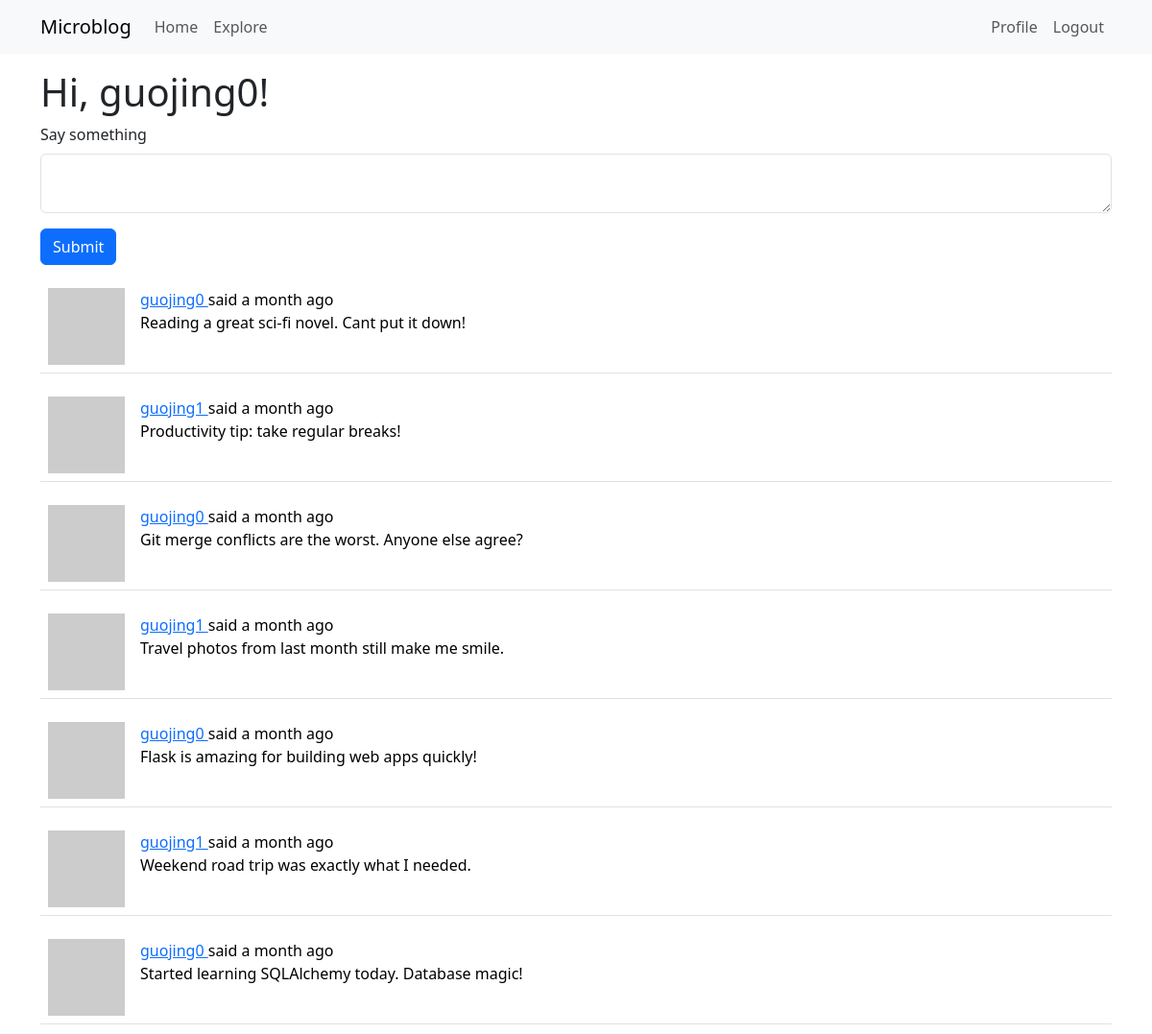
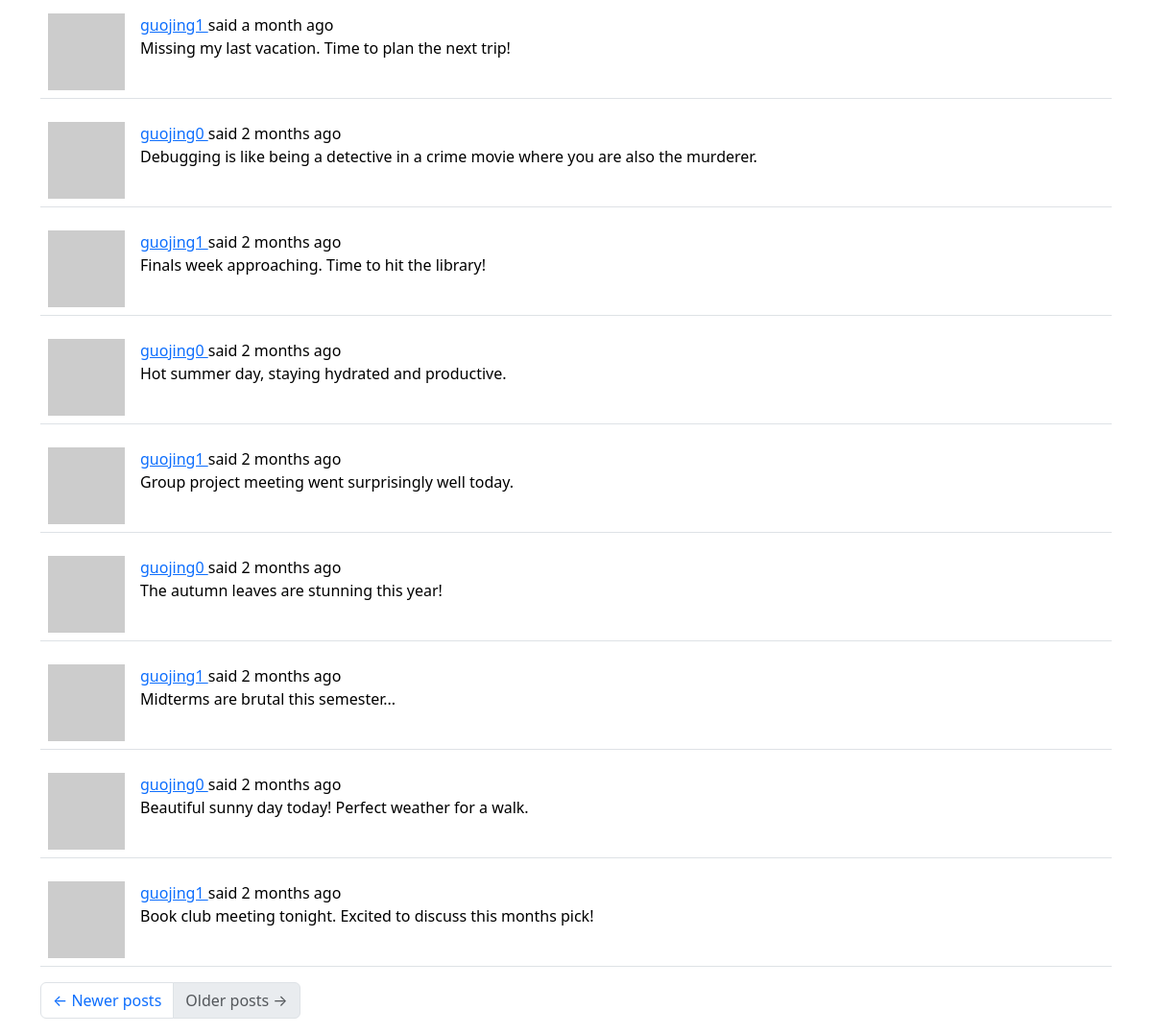
Screenshot of /index?page=2 (signed in) with the database file from the repository (2 pictures, top to bottom).
### app/models.py (models this page shows, shortened)
class User(UserMixin, db.Model):
    id: orm.Mapped[int] = orm.mapped_column(primary_key=True)
    username: orm.Mapped[str] = orm.mapped_column(
        sa.String(64), index=True, unique=True
    )
    email: orm.Mapped[str] = orm.mapped_column(sa.String(120), index=True, unique=True)
    password_hash: orm.Mapped[str | None] = orm.mapped_column(sa.String(256))
    posts: orm.WriteOnlyMapped["Post"] = orm.relationship(back_populates="author")
    about_me: orm.Mapped[str | None] = orm.mapped_column(sa.String(140))
    last_seen: orm.Mapped[datetime | None] = orm.mapped_column(
        default=lambda: datetime.now(UTC)
    )
    following: orm.WriteOnlyMapped["User"] = orm.relationship(
        secondary=followers,
        primaryjoin=(followers.c.follower_id == id),
        secondaryjoin=(followers.c.followed_id == id),
        back_populates="followers",
    )
    followers: orm.WriteOnlyMapped["User"] = orm.relationship(
        secondary=followers,
        primaryjoin=(followers.c.followed_id == id),
        secondaryjoin=(followers.c.follower_id == id),
        back_populates="following",
    )
    def avatar(self, size):
        digest = md5(self.email.lower().encode("utf-8")).hexdigest()
        return f"https://www.gravatar.com/avatar/{digest}?d=identicon&s={size}"
    def following_posts(self):
        Author = orm.aliased(User)
        Follower = orm.aliased(User)
        return (
            sa.select(Post)
            .join(Post.author.of_type(Author))
            .join(Author.followers.of_type(Follower), isouter=True)
            .where(
                sa.or_(
                    Author.id == self.id,  # author's own posts
                    Follower.id == self.id,  # posts from followed users
                )
            )
            .group_by(Post)  # to avoid duplicate posts
            .order_by(Post.timestamp.desc())
        )

class Post(db.Model):
    id: orm.Mapped[int] = orm.mapped_column(primary_key=True)
    body: orm.Mapped[str] = orm.mapped_column(sa.String(140))
    timestamp: orm.Mapped[datetime] = orm.mapped_column(
        index=True, default=lambda: datetime.now(UTC)
    )
    user_id: orm.Mapped[int] = orm.mapped_column(sa.ForeignKey("user.id"), index=True)
    author: orm.Mapped["User"] = orm.relationship(back_populates="posts")
    language: orm.Mapped[str | None] = orm.mapped_column(sa.String(5))

### app/routes.py (the view, shortened to what this page needs)
@app.route("/", methods=["GET", "POST"])
@app.route("/index", methods=["GET", "POST"])
@login_required
def index():
    form = PostForm()
    page = request.args.get("page", 1, type=int)
    posts = db.paginate(
        current_user.following_posts(),
        page=page,
        per_page=app.config["POSTS_PER_PAGE"],
        error_out=False,
    )
    next_url = url_for("index", page=posts.next_num) if posts.has_next else None
    prev_url = url_for("index", page=posts.prev_num) if posts.has_prev else None
    return render_template(
        "index.html",
        title="Home",
        form=form,
        posts=posts.items,
        next_url=next_url,
        prev_url=prev_url,
    )

### app/forms.py
class PostForm(FlaskForm):
    post = TextAreaField(
        _l("Say something"), validators=[DataRequired(), Length(min=1, max=140)]
    )
    submit = SubmitField(_l("Submit"))

### app/__init__.py (called while the page is built)
def get_locale_func():
    return request.accept_languages.best_match(app.config["LANGUAGES"])

### app/models.py (called while the page is built)
@login.user_loader
def load_user(id):
    return db.session.get(User, int(id))

### app/routes.py (called while the page is built)
@app.before_request
def before_request():
    if current_user.is_authenticated:
        current_user.last_seen = datetime.now(UTC)
        db.session.commit()
    g.locale = str(get_locale())

### app/templates/index.html
{% extends "base.html" %}
{% import "bootstrap_wtf.html" as wtf %}
{% block content %}
    <h1>{{ _('Hi, %(username)s!', username=current_user.username) }}</h1>
    {% if form %}
        {{ wtf.quick_form(form) }}
    {% endif %}
    {% for post in posts %}
        {% include '_post.html' %}
    {% endfor %}
    <nav aria-label="Post navigation">
        <ul class="pagination">
            <li class="page-item{% if not prev_url %} disabled{% endif %}">
                <a class="page-link" href="{{ prev_url }}">
                    <span aria-hidden="true">&larr;</span> {{ _('Newer posts') }}
                </a>
            </li>
            <li class="page-item{% if not next_url %} disabled{% endif %}">
                <a class="page-link" href="{{ next_url }}">
                    {{ _('Older posts') }} <span aria-hidden="true">&rarr;</span>
                </a>
            </li>
        </ul>
    </nav>
{% endblock %}

### app/templates/_post.html (shortened to what this page needs)
<table class="table table-hover">
    <tr>
        <td width="70px">
            <a href="{{ url_for('user', username=post.author.username) }}">
                <img src="{{ post.author.avatar(70) }}" />
            </a>
        </td>
        <td>
            <a href="{{ url_for('user', username=post.author.username) }}">
                {{ post.author.username }}
            </a>
            {{ _('said') }} {{ moment(post.timestamp).fromNow() }}
            <br>
            <span id="post{{ post.id }}">{{ post.body }}</span>
        </td>
    </tr>
</table>

### rows the page displays
Post: author.username "guojing0", timestamp "a month ago", body "Reading a great sci-fi novel. Cant put it down!"
Post: author.username "guojing1", timestamp "a month ago", body "Productivity tip: take regular breaks!"
Post: author.username "guojing0", timestamp "a month ago", body "Git merge conflicts are the worst. Anyone else agree?"
Post: author.username "guojing1", timestamp "a month ago", body "Travel photos from last month still make me smile."
Post: author.username "guojing0", timestamp "a month ago", body "Flask is amazing for building web apps quickly!"
Post: author.username "guojing1", timestamp "a month ago", body "Weekend road trip was exactly what I needed."
Post: author.username "guojing0", timestamp "a month ago", body "Started learning SQLAlchemy today. Database magic!"
Post: author.username "guojing1", timestamp "a month ago", body "Missing my last vacation. Time to plan the next trip!"
Post: author.username "guojing0", timestamp "2 months ago", body "Debugging is like being a detective in a crime movie where you are also the murderer."
Post: author.username "guojing1", timestamp "2 months ago", body "Finals week approaching. Time to hit the library!"
Post: author.username "guojing0", timestamp "2 months ago", body "Hot summer day, staying hydrated and productive."
Post: author.username "guojing1", timestamp "2 months ago", body "Group project meeting went surprisingly well today."
Post: author.username "guojing0", timestamp "2 months ago", body "The autumn leaves are stunning this year!"
Post: author.username "guojing1", timestamp "2 months ago", body "Midterms are brutal this semester..."
Post: author.username "guojing0", timestamp "2 months ago", body "Beautiful sunny day today! Perfect weather for a walk."
Post: author.username "guojing1", timestamp "2 months ago", body "Book club meeting tonight. Excited to discuss this months pick!"

### other values shown
{{ field.label(class='form-label') }} "Say something"
